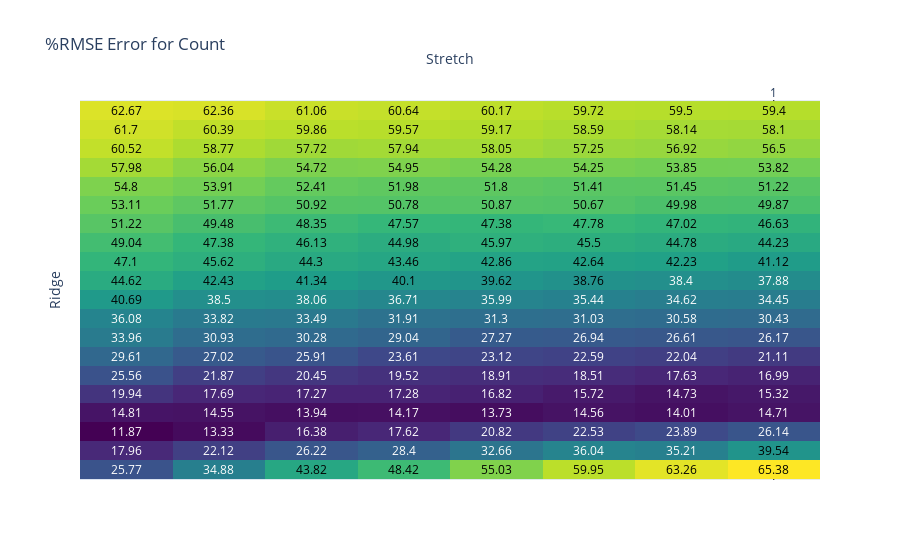

Write notebook code for a chart like this one.
### Code cell
import plotly.figure_factory as ff

# Example for creating an interactive heatmap with Plotly for the %RMSE Count
# Assume 'heatmap_data_count' is your DataFrame with the error values, indexed by 'ridge' and columns as 'stretch'
z = heatmap_data_count.values  # The matrix of values
x = heatmap_data_count.columns.tolist()  # stretch values
y = heatmap_data_count.index.tolist()  # ridge values

# Creating the heatmap
fig = ff.create_annotated_heatmap(z, x=x, y=y, annotation_text=np.around(z, decimals=2), colorscale='Viridis')

# Adding titles and labels
fig.update_layout(title='%RMSE Error for Count', xaxis=dict(title='Stretch'), yaxis=dict(title='Ridge'))

# Show the plot
fig.show()

### Figure 1 — Plotly figure (JSON) as saved in the notebook; plotly's stock layout.template omitted (floating-point values rounded to 4 significant figures; data arrays with more than 128 entries replaced by an {"elided": "..."} marker saying what was removed)
{"data": [{"colorscale": [[0, "#440154"], [0.1111, "#482878"], [0.2222, "#3e4989"], [0.3333, "#31688e"], [0.4444, "#26828e"], [0.5556, "#1f9e89"], [0.6667, "#35b779"], [0.7778, "#6ece58"], [0.8889, "#b5de2b"], [1, "#fde725"]], "reversescale": false, "showscale": false, "type": "heatmap", "x": [0.3, 0.4, 0.5, 0.6, 0.7, 0.8, 0.9, 1], "y": [0.01, 0.012, 0.014, 0.016, 0.018, 0.02, 0.022, 0.024, 0.026, 0.028, 0.03, 0.032, 0.034, 0.036, 0.038, 0.04, 0.042, 0.044, 0.046, 0.048], "z": {"elided": "20x8 float values"}}], "layout": {"annotations": [{"font": {"color": "#FFFFFF"}, "showarrow": false, "text": "25.77", "x": 0.3, "xref": "x", "y": 0.01, "yref": "y"}, {"font": {"color": "#FFFFFF"}, "showarrow": false, "text": "34.88", "x": 0.4, "xref": "x", "y": 0.01, "yref": "y"}, {"font": {"color": "#000000"}, "showarrow": false, "text": "43.82", "x": 0.5, "xref": "x", "y": 0.01, "yref": "y"}, {"font": {"color": "#000000"}, "showarrow": false, "text": "48.42", "x": 0.6, "xref": "x", "y": 0.01, "yref": "y"}, {"font": {"color": "#000000"}, "showarrow": false, "text": "55.03", "x": 0.7, "xref": "x", "y": 0.01, "yref": "y"}, {"font": {"color": "#000000"}, "showarrow": false, "text": "59.95", "x": 0.8, "xref": "x", "y": 0.01, "yref": "y"}, {"font": {"color": "#000000"}, "showarrow": false, "text": "63.26", "x": 0.9, "xref": "x", "y": 0.01, "yref": "y"}, {"font": {"color": "#000000"}, "showarrow": false, "text": "65.38", "x": 1, "xref": "x", "y": 0.01, "yref": "y"}, {"font": {"color": "#FFFFFF"}, "showarrow": false, "text": "17.96", "x": 0.3, "xref": "x", "y": 0.012, "yref": "y"}, {"font": {"color": "#FFFFFF"}, "showarrow": false, "text": "22.12", "x": 0.4, "xref": "x", "y": 0.012, "yref": "y"}, {"font": {"color": "#FFFFFF"}, "showarrow": false, "text": "26.22", "x": 0.5, "xref": "x", "y": 0.012, "yref": "y"}, {"font": {"color": "#FFFFFF"}, "showarrow": false, "text": "28.4", "x": 0.6, "xref": "x", "y": 0.012, "yref": "y"}, {"font": {"color": "#FFFFFF"}, "showarrow": false, "text": "32.66", "x": 0.7, "xref": "x", "y": 0.012, "yref": "y"}, {"font": {"color": "#FFFFFF"}, "showarrow": false, "text": "36.04", "x": 0.8, "xref": "x", "y": 0.012, "yref": "y"}, {"font": {"color": "#FFFFFF"}, "showarrow": false, "text": "35.21", "x": 0.9, "xref": "x", "y": 0.012, "yref": "y"}, {"font": {"color": "#000000"}, "showarrow": false, "text": "39.54", "x": 1, "xref": "x", "y": 0.012, "yref": "y"}, {"font": {"color": "#FFFFFF"}, "showarrow": false, "text": "11.87", "x": 0.3, "xref": "x", "y": 0.014, "yref": "y"}, {"font": {"color": "#FFFFFF"}, "showarrow": false, "text": "13.33", "x": 0.4, "xref": "x", "y": 0.014, "yref": "y"}, {"font": {"color": "#FFFFFF"}, "showarrow": false, "text": "16.38", "x": 0.5, "xref": "x", "y": 0.014, "yref": "y"}, {"font": {"color": "#FFFFFF"}, "showarrow": false, "text": "17.62", "x": 0.6, "xref": "x", "y": 0.014, "yref": "y"}, {"font": {"color": "#FFFFFF"}, "showarrow": false, "text": "20.82", "x": 0.7, "xref": "x", "y": 0.014, "yref": "y"}, {"font": {"color": "#FFFFFF"}, "showarrow": false, "text": "22.53", "x": 0.8, "xref": "x", "y": 0.014, "yref": "y"}, {"font": {"color": "#FFFFFF"}, "showarrow": false, "text": "23.89", "x": 0.9, "xref": "x", "y": 0.014, "yref": "y"}, {"font": {"color": "#FFFFFF"}, "showarrow": false, "text": "26.14", "x": 1, "xref": "x", "y": 0.014, "yref": "y"}, {"font": {"color": "#FFFFFF"}, "showarrow": false, "text": "14.81", "x": 0.3, "xref": "x", "y": 0.016, "yref": "y"}, {"font": {"color": "#FFFFFF"}, "showarrow": false, "text": "14.55", "x": 0.4, "xref": "x", "y": 0.016, "yref": "y"}, {"font": {"color": "#FFFFFF"}, "showarrow": false, "text": "13.94", "x": 0.5, "xref": "x", "y": 0.016, "yref": "y"}, {"font": {"color": "#FFFFFF"}, "showarrow": false, "text": "14.17", "x": 0.6, "xref": "x", "y": 0.016, "yref": "y"}, {"font": {"color": "#FFFFFF"}, "showarrow": false, "text": "13.73", "x": 0.7, "xref": "x", "y": 0.016, "yref": "y"}, {"font": {"color": "#FFFFFF"}, "showarrow": false, "text": "14.56", "x": 0.8, "xref": "x", "y": 0.016, "yref": "y"}, {"font": {"color": "#FFFFFF"}, "showarrow": false, "text": "14.01", "x": 0.9, "xref": "x", "y": 0.016, "yref": "y"}, {"font": {"color": "#FFFFFF"}, "showarrow": false, "text": "14.71", "x": 1, "xref": "x", "y": 0.016, "yref": "y"}, {"font": {"color": "#FFFFFF"}, "showarrow": false, "text": "19.94", "x": 0.3, "xref": "x", "y": 0.018, "yref": "y"}, {"font": {"color": "#FFFFFF"}, "showarrow": false, "text": "17.69", "x": 0.4, "xref": "x", "y": 0.018, "yref": "y"}, {"font": {"color": "#FFFFFF"}, "showarrow": false, "text": "17.27", "x": 0.5, "xref": "x", "y": 0.018, "yref": "y"}, {"font": {"color": "#FFFFFF"}, "showarrow": false, "text": "17.28", "x": 0.6, "xref": "x", "y": 0.018, "yref": "y"}, {"font": {"color": "#FFFFFF"}, "showarrow": false, "text": "16.82", "x": 0.7, "xref": "x", "y": 0.018, "yref": "y"}, {"font": {"color": "#FFFFFF"}, "showarrow": false, "text": "15.72", "x": 0.8, "xref": "x", "y": 0.018, "yref": "y"}, {"font": {"color": "#FFFFFF"}, "showarrow": false, "text": "14.73", "x": 0.9, "xref": "x", "y": 0.018, "yref": "y"}, {"font": {"color": "#FFFFFF"}, "showarrow": false, "text": "15.32", "x": 1, "xref": "x", "y": 0.018, "yref": "y"}, {"font": {"color": "#FFFFFF"}, "showarrow": false, "text": "25.56", "x": 0.3, "xref": "x", "y": 0.02, "yref": "y"}, {"font": {"color": "#FFFFFF"}, "showarrow": false, "text": "21.87", "x": 0.4, "xref": "x", "y": 0.02, "yref": "y"}, {"font": {"color": "#FFFFFF"}, "showarrow": false, "text": "20.45", "x": 0.5, "xref": "x", "y": 0.02, "yref": "y"}, {"font": {"color": "#FFFFFF"}, "showarrow": false, "text": "19.52", "x": 0.6, "xref": "x", "y": 0.02, "yref": "y"}, {"font": {"color": "#FFFFFF"}, "showarrow": false, "text": "18.91", "x": 0.7, "xref": "x", "y": 0.02, "yref": "y"}, {"font": {"color": "#FFFFFF"}, "showarrow": false, "text": "18.51", "x": 0.8, "xref": "x", "y": 0.02, "yref": "y"}, {"font": {"color": "#FFFFFF"}, "showarrow": false, "text": "17.63", "x": 0.9, "xref": "x", "y": 0.02, "yref": "y"}, {"font": {"color": "#FFFFFF"}, "showarrow": false, "text": "16.99", "x": 1, "xref": "x", "y": 0.02, "yref": "y"}, {"font": {"color": "#FFFFFF"}, "showarrow": false, "text": "29.61", "x": 0.3, "xref": "x", "y": 0.022, "yref": "y"}, {"font": {"color": "#FFFFFF"}, "showarrow": false, "text": "27.02", "x": 0.4, "xref": "x", "y": 0.022, "yref": "y"}, {"font": {"color": "#FFFFFF"}, "showarrow": false, "text": "25.91", "x": 0.5, "xref": "x", "y": 0.022, "yref": "y"}, {"font": {"color": "#FFFFFF"}, "showarrow": false, "text": "23.61", "x": 0.6, "xref": "x", "y": 0.022, "yref": "y"}, {"font": {"color": "#FFFFFF"}, "showarrow": false, "text": "23.12", "x": 0.7, "xref": "x", "y": 0.022, "yref": "y"}, {"font": {"color": "#FFFFFF"}, "showarrow": false, "text": "22.59", "x": 0.8, "xref": "x", "y": 0.022, "yref": "y"}, {"font": {"color": "#FFFFFF"}, "showarrow": false, "text": "22.04", "x": 0.9, "xref": "x", "y": 0.022, "yref": "y"}, {"font": {"color": "#FFFFFF"}, "showarrow": false, "text": "21.11", "x": 1, "xref": "x", "y": 0.022, "yref": "y"}, {"font": {"color": "#FFFFFF"}, "showarrow": false, "text": "33.96", "x": 0.3, "xref": "x", "y": 0.024, "yref": "y"}, {"font": {"color": "#FFFFFF"}, "showarrow": false, "text": "30.93", "x": 0.4, "xref": "x", "y": 0.024, "yref": "y"}, {"font": {"color": "#FFFFFF"}, "showarrow": false, "text": "30.28", "x": 0.5, "xref": "x", "y": 0.024, "yref": "y"}, {"font": {"color": "#FFFFFF"}, "showarrow": false, "text": "29.04", "x": 0.6, "xref": "x", "y": 0.024, "yref": "y"}, {"font": {"color": "#FFFFFF"}, "showarrow": false, "text": "27.27", "x": 0.7, "xref": "x", "y": 0.024, "yref": "y"}, {"font": {"color": "#FFFFFF"}, "showarrow": false, "text": "26.94", "x": 0.8, "xref": "x", "y": 0.024, "yref": "y"}, {"font": {"color": "#FFFFFF"}, "showarrow": false, "text": "26.61", "x": 0.9, "xref": "x", "y": 0.024, "yref": "y"}, {"font": {"color": "#FFFFFF"}, "showarrow": false, "text": "26.17", "x": 1, "xref": "x", "y": 0.024, "yref": "y"}, {"font": {"color": "#FFFFFF"}, "showarrow": false, "text": "36.08", "x": 0.3, "xref": "x", "y": 0.026, "yref": "y"}, {"font": {"color": "#FFFFFF"}, "showarrow": false, "text": "33.82", "x": 0.4, "xref": "x", "y": 0.026, "yref": "y"}, {"font": {"color": "#FFFFFF"}, "showarrow": false, "text": "33.49", "x": 0.5, "xref": "x", "y": 0.026, "yref": "y"}, {"font": {"color": "#FFFFFF"}, "showarrow": false, "text": "31.91", "x": 0.6, "xref": "x", "y": 0.026, "yref": "y"}, {"font": {"color": "#FFFFFF"}, "showarrow": false, "text": "31.3", "x": 0.7, "xref": "x", "y": 0.026, "yref": "y"}, {"font": {"color": "#FFFFFF"}, "showarrow": false, "text": "31.03", "x": 0.8, "xref": "x", "y": 0.026, "yref": "y"}, {"font": {"color": "#FFFFFF"}, "showarrow": false, "text": "30.58", "x": 0.9, "xref": "x", "y": 0.026, "yref": "y"}, {"font": {"color": "#FFFFFF"}, "showarrow": false, "text": "30.43", "x": 1, "xref": "x", "y": 0.026, "yref": "y"}, {"font": {"color": "#000000"}, "showarrow": false, "text": "40.69", "x": 0.3, "xref": "x", "y": 0.028, "yref": "y"}, {"font": {"color": "#FFFFFF"}, "showarrow": false, "text": "38.5", "x": 0.4, "xref": "x", "y": 0.028, "yref": "y"}, {"font": {"color": "#FFFFFF"}, "showarrow": false, "text": "38.06", "x": 0.5, "xref": "x", "y": 0.028, "yref": "y"}, {"font": {"color": "#FFFFFF"}, "showarrow": false, "text": "36.71", "x": 0.6, "xref": "x", "y": 0.028, "yref": "y"}, {"font": {"color": "#FFFFFF"}, "showarrow": false, "text": "35.99", "x": 0.7, "xref": "x", "y": 0.028, "yref": "y"}, {"font": {"color": "#FFFFFF"}, "showarrow": false, "text": "35.44", "x": 0.8, "xref": "x", "y": 0.028, "yref": "y"}, {"font": {"color": "#FFFFFF"}, "showarrow": false, "text": "34.62", "x": 0.9, "xref": "x", "y": 0.028, "yref": "y"}, {"font": {"color": "#FFFFFF"}, "showarrow": false, "text": "34.45", "x": 1, "xref": "x", "y": 0.028, "yref": "y"}, {"font": {"color": "#000000"}, "showarrow": false, "text": "44.62", "x": 0.3, "xref": "x", "y": 0.03, "yref": "y"}, {"font": {"color": "#000000"}, "showarrow": false, "text": "42.43", "x": 0.4, "xref": "x", "y": 0.03, "yref": "y"}, {"font": {"color": "#000000"}, "showarrow": false, "text": "41.34", "x": 0.5, "xref": "x", "y": 0.03, "yref": "y"}, {"font": {"color": "#000000"}, "showarrow": false, "text": "40.1", "x": 0.6, "xref": "x", "y": 0.03, "yref": "y"}, {"font": {"color": "#000000"}, "showarrow": false, "text": "39.62", "x": 0.7, "xref": "x", "y": 0.03, "yref": "y"}, {"font": {"color": "#000000"}, "showarrow": false, "text": "38.76", "x": 0.8, "xref": "x", "y": 0.03, "yref": "y"}, {"font": {"color": "#FFFFFF"}, "showarrow": false, "text": "38.4", "x": 0.9, "xref": "x", "y": 0.03, "yref": "y"}, {"font": {"color": "#FFFFFF"}, "showarrow": false, "text": "37.88", "x": 1, "xref": "x", "y": 0.03, "yref": "y"}, {"font": {"color": "#000000"}, "showarrow": false, "text": "47.1", "x": 0.3, "xref": "x", "y": 0.032, "yref": "y"}, {"font": {"color": "#000000"}, "showarrow": false, "text": "45.62", "x": 0.4, "xref": "x", "y": 0.032, "yref": "y"}, {"font": {"color": "#000000"}, "showarrow": false, "text": "44.3", "x": 0.5, "xref": "x", "y": 0.032, "yref": "y"}, {"font": {"color": "#000000"}, "showarrow": false, "text": "43.46", "x": 0.6, "xref": "x", "y": 0.032, "yref": "y"}, {"font": {"color": "#000000"}, "showarrow": false, "text": "42.86", "x": 0.7, "xref": "x", "y": 0.032, "yref": "y"}, {"font": {"color": "#000000"}, "showarrow": false, "text": "42.64", "x": 0.8, "xref": "x", "y": 0.032, "yref": "y"}, {"font": {"color": "#000000"}, "showarrow": false, "text": "42.23", "x": 0.9, "xref": "x", "y": 0.032, "yref": "y"}, {"font": {"color": "#000000"}, "showarrow": false, "text": "41.12", "x": 1, "xref": "x", "y": 0.032, "yref": "y"}, {"font": {"color": "#000000"}, "showarrow": false, "text": "49.04", "x": 0.3, "xref": "x", "y": 0.034, "yref": "y"}, {"font": {"color": "#000000"}, "showarrow": false, "text": "47.38", "x": 0.4, "xref": "x", "y": 0.034, "yref": "y"}, {"font": {"color": "#000000"}, "showarrow": false, "text": "46.13", "x": 0.5, "xref": "x", "y": 0.034, "yref": "y"}, {"font": {"color": "#000000"}, "showarrow": false, "text": "44.98", "x": 0.6, "xref": "x", "y": 0.034, "yref": "y"}, {"font": {"color": "#000000"}, "showarrow": false, "text": "45.97", "x": 0.7, "xref": "x", "y": 0.034, "yref": "y"}, {"font": {"color": "#000000"}, "showarrow": false, "text": "45.5", "x": 0.8, "xref": "x", "y": 0.034, "yref": "y"}, {"font": {"color": "#000000"}, "showarrow": false, "text": "44.78", "x": 0.9, "xref": "x", "y": 0.034, "yref": "y"}, {"font": {"color": "#000000"}, "showarrow": false, "text": "44.23", "x": 1, "xref": "x", "y": 0.034, "yref": "y"}, {"font": {"color": "#000000"}, "showarrow": false, "text": "51.22", "x": 0.3, "xref": "x", "y": 0.036, "yref": "y"}, {"font": {"color": "#000000"}, "showarrow": false, "text": "49.48", "x": 0.4, "xref": "x", "y": 0.036, "yref": "y"}, {"font": {"color": "#000000"}, "showarrow": false, "text": "48.35", "x": 0.5, "xref": "x", "y": 0.036, "yref": "y"}, {"font": {"color": "#000000"}, "showarrow": false, "text": "47.57", "x": 0.6, "xref": "x", "y": 0.036, "yref": "y"}, {"font": {"color": "#000000"}, "showarrow": false, "text": "47.38", "x": 0.7, "xref": "x", "y": 0.036, "yref": "y"}, {"font": {"color": "#000000"}, "showarrow": false, "text": "47.78", "x": 0.8, "xref": "x", "y": 0.036, "yref": "y"}, {"font": {"color": "#000000"}, "showarrow": false, "text": "47.02", "x": 0.9, "xref": "x", "y": 0.036, "yref": "y"}, {"font": {"color": "#000000"}, "showarrow": false, "text": "46.63", "x": 1, "xref": "x", "y": 0.036, "yref": "y"}, {"font": {"color": "#000000"}, "showarrow": false, "text": "53.11", "x": 0.3, "xref": "x", "y": 0.038, "yref": "y"}, {"font": {"color": "#000000"}, "showarrow": false, "text": "51.77", "x": 0.4, "xref": "x", "y": 0.038, "yref": "y"}, {"font": {"color": "#000000"}, "showarrow": false, "text": "50.92", "x": 0.5, "xref": "x", "y": 0.038, "yref": "y"}, {"font": {"color": "#000000"}, "showarrow": false, "text": "50.78", "x": 0.6, "xref": "x", "y": 0.038, "yref": "y"}, {"font": {"color": "#000000"}, "showarrow": false, "text": "50.87", "x": 0.7, "xref": "x", "y": 0.038, "yref": "y"}, {"font": {"color": "#000000"}, "showarrow": false, "text": "50.67", "x": 0.8, "xref": "x", "y": 0.038, "yref": "y"}, {"font": {"color": "#000000"}, "showarrow": false, "text": "49.98", "x": 0.9, "xref": "x", "y": 0.038, "yref": "y"}, {"font": {"color": "#000000"}, "showarrow": false, "text": "49.87", "x": 1, "xref": "x", "y": 0.038, "yref": "y"}, {"font": {"color": "#000000"}, "showarrow": false, "text": "54.8", "x": 0.3, "xref": "x", "y": 0.04, "yref": "y"}, {"font": {"color": "#000000"}, "showarrow": false, "text": "53.91", "x": 0.4, "xref": "x", "y": 0.04, "yref": "y"}, {"font": {"color": "#000000"}, "showarrow": false, "text": "52.41", "x": 0.5, "xref": "x", "y": 0.04, "yref": "y"}, {"font": {"color": "#000000"}, "showarrow": false, "text": "51.98", "x": 0.6, "xref": "x", "y": 0.04, "yref": "y"}, {"font": {"color": "#000000"}, "showarrow": false, "text": "51.8", "x": 0.7, "xref": "x", "y": 0.04, "yref": "y"}, {"font": {"color": "#000000"}, "showarrow": false, "text": "51.41", "x": 0.8, "xref": "x", "y": 0.04, "yref": "y"}, {"font": {"color": "#000000"}, "showarrow": false, "text": "51.45", "x": 0.9, "xref": "x", "y": 0.04, "yref": "y"}, {"font": {"color": "#000000"}, "showarrow": false, "text": "51.22", "x": 1, "xref": "x", "y": 0.04, "yref": "y"}, {"font": {"color": "#000000"}, "showarrow": false, "text": "57.98", "x": 0.3, "xref": "x", "y": 0.042, "yref": "y"}, {"font": {"color": "#000000"}, "showarrow": false, "text": "56.04", "x": 0.4, "xref": "x", "y": 0.042, "yref": "y"}, {"font": {"color": "#000000"}, "showarrow": false, "text": "54.72", "x": 0.5, "xref": "x", "y": 0.042, "yref": "y"}, {"font": {"color": "#000000"}, "showarrow": false, "text": "54.95", "x": 0.6, "xref": "x", "y": 0.042, "yref": "y"}, {"font": {"color": "#000000"}, "showarrow": false, "text": "54.28", "x": 0.7, "xref": "x", "y": 0.042, "yref": "y"}, {"font": {"color": "#000000"}, "showarrow": false, "text": "54.25", "x": 0.8, "xref": "x", "y": 0.042, "yref": "y"}, {"font": {"color": "#000000"}, "showarrow": false, "text": "53.85", "x": 0.9, "xref": "x", "y": 0.042, "yref": "y"}, {"font": {"color": "#000000"}, "showarrow": false, "text": "53.82", "x": 1, "xref": "x", "y": 0.042, "yref": "y"}, {"font": {"color": "#000000"}, "showarrow": false, "text": "60.52", "x": 0.3, "xref": "x", "y": 0.044, "yref": "y"}, {"font": {"color": "#000000"}, "showarrow": false, "text": "58.77", "x": 0.4, "xref": "x", "y": 0.044, "yref": "y"}, {"font": {"color": "#000000"}, "showarrow": false, "text": "57.72", "x": 0.5, "xref": "x", "y": 0.044, "yref": "y"}, {"font": {"color": "#000000"}, "showarrow": false, "text": "57.94", "x": 0.6, "xref": "x", "y": 0.044, "yref": "y"}, {"font": {"color": "#000000"}, "showarrow": false, "text": "58.05", "x": 0.7, "xref": "x", "y": 0.044, "yref": "y"}, {"font": {"color": "#000000"}, "showarrow": false, "text": "57.25", "x": 0.8, "xref": "x", "y": 0.044, "yref": "y"}, {"font": {"color": "#000000"}, "showarrow": false, "text": "56.92", "x": 0.9, "xref": "x", "y": 0.044, "yref": "y"}, {"font": {"color": "#000000"}, "showarrow": false, "text": "56.5", "x": 1, "xref": "x", "y": 0.044, "yref": "y"}, {"font": {"color": "#000000"}, "showarrow": false, "text": "61.7", "x": 0.3, "xref": "x", "y": 0.046, "yref": "y"}, {"font": {"color": "#000000"}, "showarrow": false, "text": "60.39", "x": 0.4, "xref": "x", "y": 0.046, "yref": "y"}, {"font": {"color": "#000000"}, "showarrow": false, "text": "59.86", "x": 0.5, "xref": "x", "y": 0.046, "yref": "y"}, {"font": {"color": "#000000"}, "showarrow": false, "text": "59.57", "x": 0.6, "xref": "x", "y": 0.046, "yref": "y"}, {"font": {"color": "#000000"}, "showarrow": false, "text": "59.17", "x": 0.7, "xref": "x", "y": 0.046, "yref": "y"}, {"font": {"color": "#000000"}, "showarrow": false, "text": "58.59", "x": 0.8, "xref": "x", "y": 0.046, "yref": "y"}, {"font": {"color": "#000000"}, "showarrow": false, "text": "58.14", "x": 0.9, "xref": "x", "y": 0.046, "yref": "y"}, {"font": {"color": "#000000"}, "showarrow": false, "text": "58.1", "x": 1, "xref": "x", "y": 0.046, "yref": "y"}, {"font": {"color": "#000000"}, "showarrow": false, "text": "62.67", "x": 0.3, "xref": "x", "y": 0.048, "yref": "y"}, {"font": {"color": "#000000"}, "showarrow": false, "text": "62.36", "x": 0.4, "xref": "x", "y": 0.048, "yref": "y"}, {"font": {"color": "#000000"}, "showarrow": false, "text": "61.06", "x": 0.5, "xref": "x", "y": 0.048, "yref": "y"}, {"font": {"color": "#000000"}, "showarrow": false, "text": "60.64", "x": 0.6, "xref": "x", "y": 0.048, "yref": "y"}, {"font": {"color": "#000000"}, "showarrow": false, "text": "60.17", "x": 0.7, "xref": "x", "y": 0.048, "yref": "y"}, {"font": {"color": "#000000"}, "showarrow": false, "text": "59.72", "x": 0.8, "xref": "x", "y": 0.048, "yref": "y"}, {"font": {"color": "#000000"}, "showarrow": false, "text": "59.5", "x": 0.9, "xref": "x", "y": 0.048, "yref": "y"}, {"font": {"color": "#000000"}, "showarrow": false, "text": "59.4", "x": 1, "xref": "x", "y": 0.048, "yref": "y"}], "autosize": true, "title": {"text": "%RMSE Error for Count"}, "xaxis": {"autorange": true, "dtick": 1, "gridcolor": "rgb(0, 0, 0)", "range": [0.25, 1.05], "side": "top", "ticks": "", "title": {"text": "Stretch"}, "type": "linear"}, "yaxis": {"autorange": true, "dtick": 1, "range": [0.007758, 0.05024], "ticks": "", "ticksuffix": "  ", "title": {"text": "Ridge"}, "type": "linear"}}}
